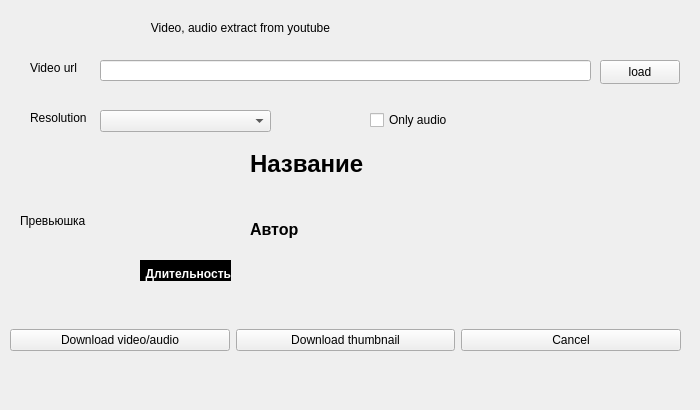
<?xml version="1.0" encoding="UTF-8"?>
<ui version="4.0">
 <class>MainWindow</class>
 <widget class="QMainWindow" name="MainWindow">
  <property name="geometry">
   <rect>
    <x>0</x>
    <y>0</y>
    <width>700</width>
    <height>410</height>
   </rect>
  </property>
  <property name="sizePolicy">
   <sizepolicy hsizetype="Fixed" vsizetype="Fixed">
    <horstretch>0</horstretch>
    <verstretch>0</verstretch>
   </sizepolicy>
  </property>
  <property name="minimumSize">
   <size>
    <width>700</width>
    <height>410</height>
   </size>
  </property>
  <property name="mouseTracking">
   <bool>true</bool>
  </property>
  <property name="focusPolicy">
   <enum>Qt::StrongFocus</enum>
  </property>
  <property name="windowTitle">
   <string>Video Extractor</string>
  </property>
  <widget class="QWidget" name="centralwidget">
   <widget class="QLabel" name="url_label">
    <property name="geometry">
     <rect>
      <x>30</x>
      <y>60</y>
      <width>49</width>
      <height>16</height>
     </rect>
    </property>
    <property name="text">
     <string>Video url</string>
    </property>
   </widget>
   <widget class="QLabel" name="res_label">
    <property name="geometry">
     <rect>
      <x>30</x>
      <y>110</y>
      <width>61</width>
      <height>16</height>
     </rect>
    </property>
    <property name="text">
     <string>Resolution</string>
    </property>
   </widget>
   <widget class="QComboBox" name="res_cb">
    <property name="geometry">
     <rect>
      <x>100</x>
      <y>110</y>
      <width>171</width>
      <height>22</height>
     </rect>
    </property>
   </widget>
   <widget class="QCheckBox" name="audio_chb">
    <property name="geometry">
     <rect>
      <x>370</x>
      <y>110</y>
      <width>81</width>
      <height>20</height>
     </rect>
    </property>
    <property name="text">
     <string>Only audio</string>
    </property>
   </widget>
   <widget class="QLabel" name="main_label">
    <property name="geometry">
     <rect>
      <x>30</x>
      <y>20</y>
      <width>421</width>
      <height>16</height>
     </rect>
    </property>
    <property name="text">
     <string>Video, audio extract from youtube</string>
    </property>
    <property name="alignment">
     <set>Qt::AlignCenter</set>
    </property>
   </widget>
   <widget class="QLineEdit" name="url_le">
    <property name="geometry">
     <rect>
      <x>100</x>
      <y>60</y>
      <width>491</width>
      <height>21</height>
     </rect>
    </property>
    <property name="focusPolicy">
     <enum>Qt::StrongFocus</enum>
    </property>
   </widget>
   <widget class="QLabel" name="thumbnail_label">
    <property name="geometry">
     <rect>
      <x>20</x>
      <y>160</y>
      <width>211</width>
      <height>121</height>
     </rect>
    </property>
    <property name="styleSheet">
     <string notr="true">border: solid #f33</string>
    </property>
    <property name="text">
     <string>Превьюшка</string>
    </property>
   </widget>
   <widget class="QLabel" name="title_label">
    <property name="geometry">
     <rect>
      <x>250</x>
      <y>150</y>
      <width>431</width>
      <height>81</height>
     </rect>
    </property>
    <property name="font">
     <font>
      <pointsize>18</pointsize>
      <bold>true</bold>
     </font>
    </property>
    <property name="text">
     <string>Название</string>
    </property>
    <property name="textFormat">
     <enum>Qt::AutoText</enum>
    </property>
    <property name="alignment">
     <set>Qt::AlignLeading|Qt::AlignLeft|Qt::AlignTop</set>
    </property>
    <property name="wordWrap">
     <bool>true</bool>
    </property>
   </widget>
   <widget class="QWidget" name="horizontalLayoutWidget">
    <property name="geometry">
     <rect>
      <x>10</x>
      <y>300</y>
      <width>671</width>
      <height>80</height>
     </rect>
    </property>
    <layout class="QHBoxLayout" name="horizontalLayout">
     <item>
      <widget class="QPushButton" name="download_video_btn">
       <property name="text">
        <string>Download video/audio</string>
       </property>
      </widget>
     </item>
     <item>
      <widget class="QPushButton" name="download_thumbnail_btn">
       <property name="text">
        <string>Download thumbnail</string>
       </property>
      </widget>
     </item>
     <item>
      <widget class="QPushButton" name="cancel_btn">
       <property name="text">
        <string>Cancel</string>
       </property>
      </widget>
     </item>
    </layout>
   </widget>
   <widget class="QPushButton" name="load_info_btn">
    <property name="geometry">
     <rect>
      <x>600</x>
      <y>60</y>
      <width>80</width>
      <height>24</height>
     </rect>
    </property>
    <property name="text">
     <string>load</string>
    </property>
   </widget>
   <widget class="QLabel" name="author_label">
    <property name="geometry">
     <rect>
      <x>250</x>
      <y>220</y>
      <width>431</width>
      <height>21</height>
     </rect>
    </property>
    <property name="font">
     <font>
      <pointsize>12</pointsize>
      <bold>true</bold>
     </font>
    </property>
    <property name="text">
     <string>Автор</string>
    </property>
    <property name="textFormat">
     <enum>Qt::AutoText</enum>
    </property>
    <property name="alignment">
     <set>Qt::AlignLeading|Qt::AlignLeft|Qt::AlignTop</set>
    </property>
   </widget>
   <widget class="QLabel" name="duration_label">
    <property name="geometry">
     <rect>
      <x>140</x>
      <y>260</y>
      <width>91</width>
      <height>21</height>
     </rect>
    </property>
    <property name="font">
     <font>
      <pointsize>9</pointsize>
      <bold>true</bold>
     </font>
    </property>
    <property name="styleSheet">
     <string notr="true">background-color:black;
color:white
</string>
    </property>
    <property name="text">
     <string>Длительность</string>
    </property>
    <property name="textFormat">
     <enum>Qt::AutoText</enum>
    </property>
    <property name="alignment">
     <set>Qt::AlignBottom|Qt::AlignRight|Qt::AlignTrailing</set>
    </property>
   </widget>
  </widget>
 </widget>
 <resources/>
 <connections/>
</ui>
